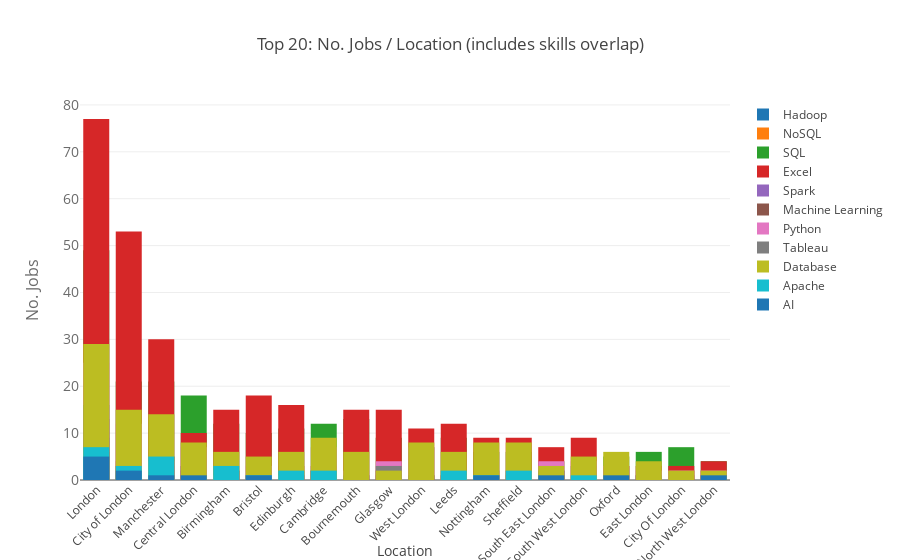

This figure's notebook cell:
### Markdown cell above
#### Skills/Location
##### Note: Does only includes specifically mentioned skills found in the "keywords" variable + includes overlap of skills

### Code cell
job_df_location = found_df.groupby(by="locationName").sum()
job_df_location['Total'] = job_df_location[list(skills_true)].sum(axis=1)

job_df_top_20 = job_df_location.nlargest(20, 'Total') # Can order by value the value of keywords by changing 'Total' to keywords[0] (Python)

top_companies_list = job_df_top_20.index.tolist()

graphs = []

for i in skills_true:
    temp = {}
    temp_df = found_df[found_df["{}".format(i)] == 1]
    temp_df = temp_df.groupby(by=["locationName"]).nunique()
    temp_df = temp_df.reindex(top_companies_list)
    temp['x'] = temp_df.index.tolist()
    temp['y'] = temp_df['jobId'].tolist()
    temp["name"] = i
    temp["type"] = "bar"
    graphs.append(temp)
            
            
layout = go.Layout(
    xaxis=dict(tickangle=-45,title='Location'), barmode='overlay',
    yaxis=dict(
        title='No. Jobs',
        titlefont=dict(
            size=16,
            color='rgb(107, 107, 107)'
        ),
        tickfont=dict(
            size=14,
            color='rgb(107, 107, 107)'
        )
    ),
    title='Top 20: No. Jobs / Location (includes skills overlap)',
    showlegend=True
    
)

fig = go.Figure(data=graphs, layout=layout)
iplot(fig, filename='jobs_locations_skills.html')

### Figure 1 — Plotly figure (JSON) as saved in the notebook; plotly's stock layout.template omitted (floating-point values rounded to 4 significant figures)
{"data": [{"name": "Hadoop", "type": "bar", "uid": "06e7f5dd-416e-4971-ba60-8e722819e251", "x": ["London", "City of London", "Manchester", "Central London", "Birmingham", "Bristol", "Edinburgh", "Cambridge", "Bournemouth", "Glasgow", "West London", "Leeds", "Nottingham", "Sheffield", "South East London", "South West London", "Oxford", "East London", "City Of London", "North West London"], "y": [9, null, 5, 2, 1, 1, null, 2, null, null, null, null, 1, 1, 2, null, null, null, null, null]}, {"name": "NoSQL", "type": "bar", "uid": "ca6f7549-1446-447c-91a8-c5a301b9baf6", "x": ["London", "City of London", "Manchester", "Central London", "Birmingham", "Bristol", "Edinburgh", "Cambridge", "Bournemouth", "Glasgow", "West London", "Leeds", "Nottingham", "Sheffield", "South East London", "South West London", "Oxford", "East London", "City Of London", "North West London"], "y": [6, 4, 1, 1, 2, 1, 3, 2, null, 2, 1, 1, 2, 2, 1, null, null, null, 2, 2]}, {"name": "SQL", "type": "bar", "uid": "2f6c18bb-be9f-42b8-befb-8f7d03bf0c95", "x": ["London", "City of London", "Manchester", "Central London", "Birmingham", "Bristol", "Edinburgh", "Cambridge", "Bournemouth", "Glasgow", "West London", "Leeds", "Nottingham", "Sheffield", "South East London", "South West London", "Oxford", "East London", "City Of London", "North West London"], "y": [49, 21, 21, 18, 12, 10, 11, 12, 13, 9, 7, 9, 6, 6, 4, 3, 5, 6, 7, 4]}, {"name": "Excel", "type": "bar", "uid": "c108ed21-3587-46b1-9b01-01c358aebac8", "x": ["London", "City of London", "Manchester", "Central London", "Birmingham", "Bristol", "Edinburgh", "Cambridge", "Bournemouth", "Glasgow", "West London", "Leeds", "Nottingham", "Sheffield", "South East London", "South West London", "Oxford", "East London", "City Of London", "North West London"], "y": [77, 53, 30, 10, 15, 18, 16, 3, 15, 15, 11, 12, 9, 9, 7, 9, 3, 3, 3, 4]}, {"name": "Spark", "type": "bar", "uid": "39a37c19-298c-4c6d-9fe3-1e319fd825e9", "x": ["London", "City of London", "Manchester", "Central London", "Birmingham", "Bristol", "Edinburgh", "Cambridge", "Bournemouth", "Glasgow", "West London", "Leeds", "Nottingham", "Sheffield", "South East London", "South West London", "Oxford", "East London", "City Of London", "North West London"], "y": [6, null, 3, 3, 2, 1, 1, null, null, null, null, null, 1, null, null, null, null, 1, null, null]}, {"name": "Machine Learning", "type": "bar", "uid": "e1cd8a7e-cbef-4742-977c-93e62e453cae", "x": ["London", "City of London", "Manchester", "Central London", "Birmingham", "Bristol", "Edinburgh", "Cambridge", "Bournemouth", "Glasgow", "West London", "Leeds", "Nottingham", "Sheffield", "South East London", "South West London", "Oxford", "East London", "City Of London", "North West London"], "y": [13, 3, 5, 3, 2, null, 1, null, 1, 1, 1, 1, null, null, 2, null, 3, 1, 1, 1]}, {"name": "Python", "type": "bar", "uid": "3e01e43d-7311-406b-8424-7c6266a0369e", "x": ["London", "City of London", "Manchester", "Central London", "Birmingham", "Bristol", "Edinburgh", "Cambridge", "Bournemouth", "Glasgow", "West London", "Leeds", "Nottingham", "Sheffield", "South East London", "South West London", "Oxford", "East London", "City Of London", "North West London"], "y": [25, 12, 4, 7, 1, 3, 1, 7, 2, 4, 7, 1, 1, 2, 4, 4, 3, 2, 2, 2]}, {"name": "Tableau", "type": "bar", "uid": "2773e2ec-8dff-4b1d-96cf-a7e05c6ecba5", "x": ["London", "City of London", "Manchester", "Central London", "Birmingham", "Bristol", "Edinburgh", "Cambridge", "Bournemouth", "Glasgow", "West London", "Leeds", "Nottingham", "Sheffield", "South East London", "South West London", "Oxford", "East London", "City Of London", "North West London"], "y": [16, 1, null, 1, null, null, null, 2, 1, 3, 1, null, null, null, 2, null, null, 1, null, 1]}, {"name": "Database", "type": "bar", "uid": "4fd2d62d-d3a7-4459-a2dd-cc95393da90e", "x": ["London", "City of London", "Manchester", "Central London", "Birmingham", "Bristol", "Edinburgh", "Cambridge", "Bournemouth", "Glasgow", "West London", "Leeds", "Nottingham", "Sheffield", "South East London", "South West London", "Oxford", "East London", "City Of London", "North West London"], "y": [29, 15, 14, 8, 6, 5, 6, 9, 6, 2, 8, 6, 8, 8, 3, 5, 6, 4, 2, 2]}, {"name": "Apache", "type": "bar", "uid": "0550616f-35c8-409f-b602-1c4af5c51d18", "x": ["London", "City of London", "Manchester", "Central London", "Birmingham", "Bristol", "Edinburgh", "Cambridge", "Bournemouth", "Glasgow", "West London", "Leeds", "Nottingham", "Sheffield", "South East London", "South West London", "Oxford", "East London", "City Of London", "North West London"], "y": [7, 3, 5, null, 3, 1, 2, 2, null, null, null, 2, 1, 2, null, 1, null, null, null, null]}, {"name": "AI", "type": "bar", "uid": "e7ff4baf-da9d-4b13-bcd8-af572371ace8", "x": ["London", "City of London", "Manchester", "Central London", "Birmingham", "Bristol", "Edinburgh", "Cambridge", "Bournemouth", "Glasgow", "West London", "Leeds", "Nottingham", "Sheffield", "South East London", "South West London", "Oxford", "East London", "City Of London", "North West London"], "y": [5, 2, 1, 1, null, 1, null, null, null, null, null, null, 1, null, 1, null, 1, null, null, 1]}], "layout": {"autosize": true, "barmode": "overlay", "showlegend": true, "title": {"text": "Top 20: No. Jobs / Location (includes skills overlap)"}, "xaxis": {"autorange": true, "range": [-0.5, 19.5], "tickangle": -45, "title": {"text": "Location"}, "type": "category"}, "yaxis": {"autorange": true, "range": [0, 81.05], "tickfont": {"color": "rgb(107, 107, 107)", "size": 14}, "title": {"font": {"color": "rgb(107, 107, 107)", "size": 16}, "text": "No. Jobs"}, "type": "linear"}}}
